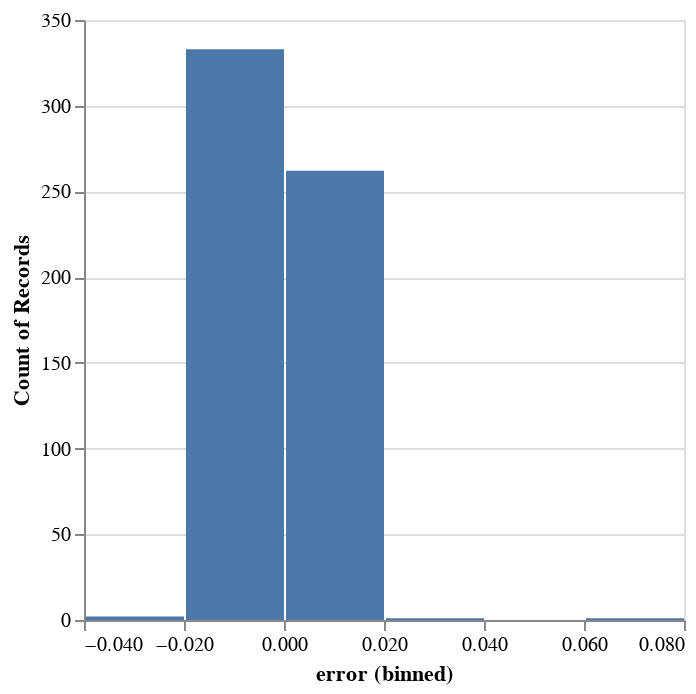

Notebook code cell kept with this figure:
### Code cell
# distribution of end-of-season errors
alt.Chart(
    data.with_columns(pred=rf.oob_prediction_).with_columns(
        error=pl.col("pred") - pl.col("t=0")
    )
).mark_bar().encode(alt.X("error", bin=True), alt.Y("count()"))

### Figure 1 — Vega-Lite specification as saved in the notebook (floating-point values rounded to 4 significant figures; data arrays with more than 128 entries replaced by an {"elided": "..."} marker saying what was removed)
{"config": {"view": {"continuousWidth": 300, "continuousHeight": 300}}, "data": {"name": "data-d944437c0d527066b0ee47ed93decd94"}, "mark": {"type": "bar"}, "encoding": {"x": {"bin": true, "field": "error", "type": "quantitative"}, "y": {"aggregate": "count", "type": "quantitative"}}, "$schema": "https://vega.github.io/schema/vega-lite/v5.20.1.json", "datasets": {"data-d944437c0d527066b0ee47ed93decd94": {"elided": "599 records"}}}
